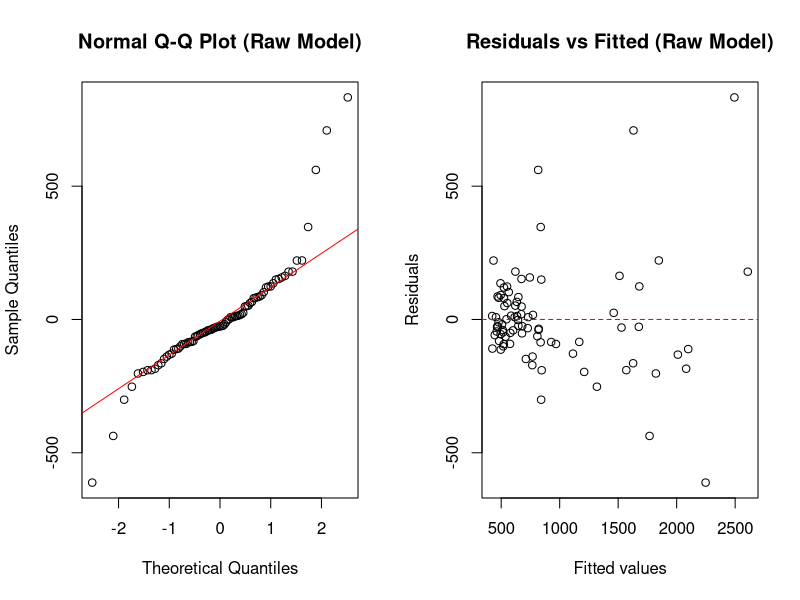
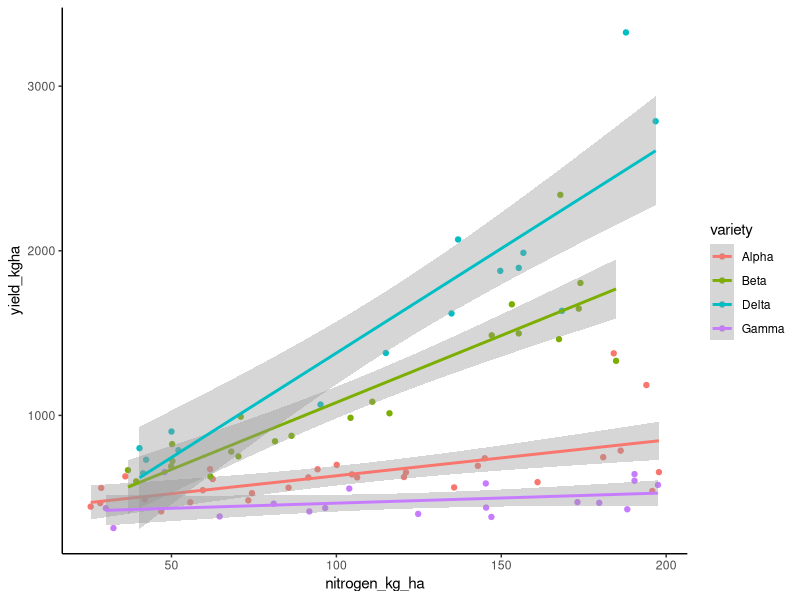
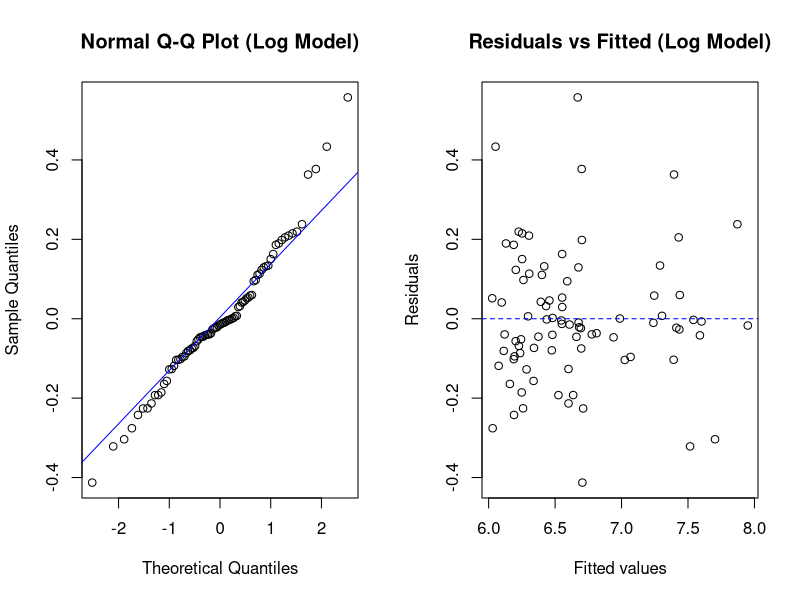
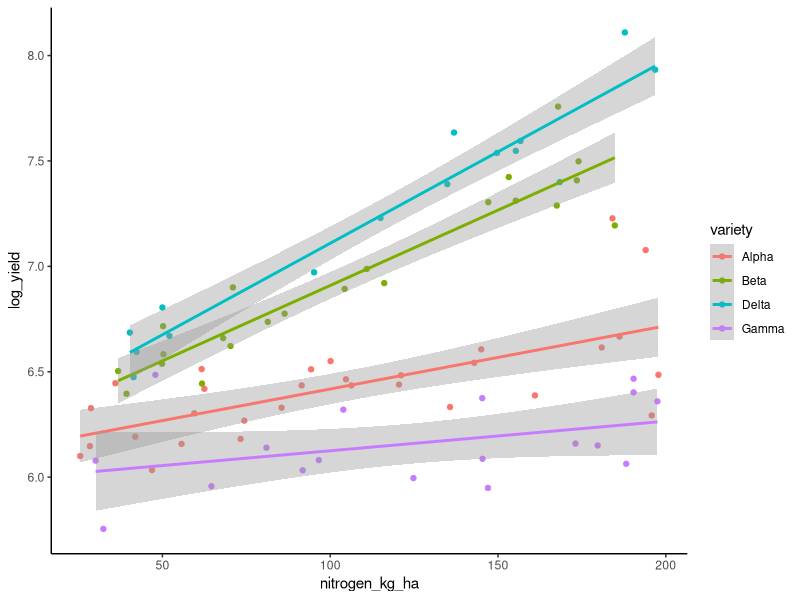
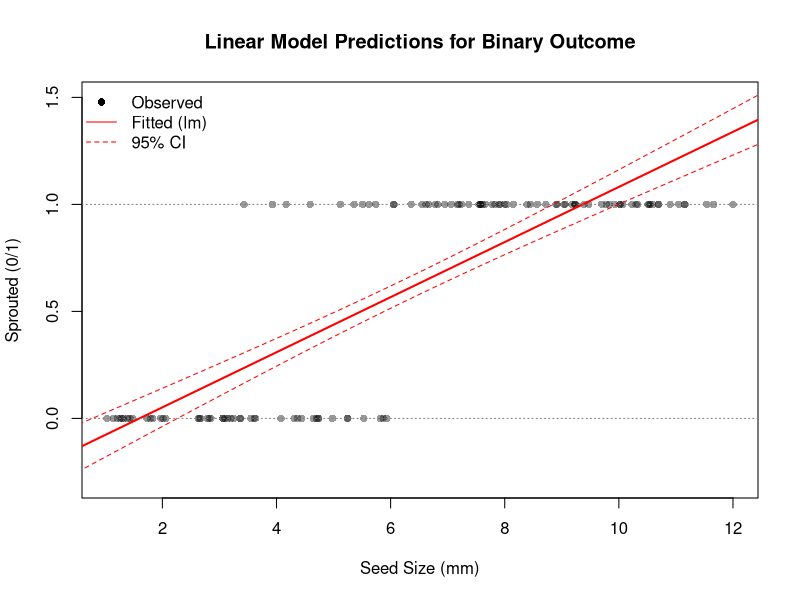
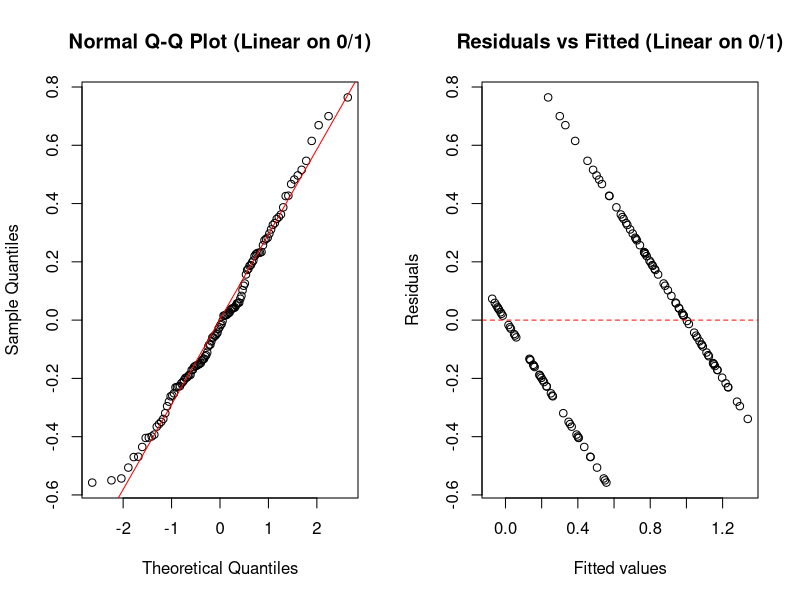

R code for these plots, in order:
## ---- chunk 1
# Load all required libraries up front
library(car)      # for Anova() Type II/III
library(ggplot2)  # for plotting
## ---- chunk 2
# Read the yield dataset
yield_data <- read.csv("yield_transform_dataset.csv")

# Make variety a factor
yield_data$variety <- as.factor(yield_data$variety)

# Quick look at the data
str(yield_data)
summary(yield_data)
## ---- chunk 3
# Fit a linear model on the RAW (untransformed) yield
raw_model <- lm(yield_kgha ~ nitrogen_kg_ha * variety, data = yield_data)
summary(raw_model)
## ---- chunk 4
# Side-by-side diagnostic plots
par(mfrow = c(1, 2))

# QQ plot — checks normality of residuals
qqnorm(resid(raw_model), main = "Normal Q-Q Plot (Raw Model)")
qqline(resid(raw_model), col = "red")

# Residuals vs Fitted — checks linearity & constant variance
plot(fitted(raw_model), resid(raw_model),
     xlab = "Fitted values", ylab = "Residuals",
     main = "Residuals vs Fitted (Raw Model)")
abline(h = 0, col = "red", lty = 2)

par(mfrow = c(1, 1))
## ---- chunk 5
library(ggplot2)
ggplot(yield_data, aes(nitrogen_kg_ha, yield_kgha, col=variety)) +
 geom_point() +
 stat_smooth(method = "lm", formula = y ~ x)+
theme_classic()
## ---- chunk 6
# Log-transform the response
yield_data$log_yield <- log(yield_data$yield_kgha)

# Re-fit the same model structure on log(yield)
log_model <- lm(log_yield ~ nitrogen_kg_ha * variety, data = yield_data)
summary(log_model)
## ---- chunk 7
par(mfrow = c(1, 2))

qqnorm(resid(log_model), main = "Normal Q-Q Plot (Log Model)")
qqline(resid(log_model), col = "blue")

plot(fitted(log_model), resid(log_model),
     xlab = "Fitted values", ylab = "Residuals",
     main = "Residuals vs Fitted (Log Model)")
abline(h = 0, col = "blue", lty = 2)

par(mfrow = c(1, 1))
## ---- chunk 8
library(ggplot2)
ggplot(yield_data, aes(nitrogen_kg_ha, log_yield, col=variety)) +
 geom_point() +
 stat_smooth(method = "lm", formula = y ~ x)+
theme_classic()
## ---- chunk 9
library(car)
# ------ Type I (sequential) SS ------
# Order of terms matters; results depend on which predictor is entered first.
cat("===== Type I SS (sequential) =====\n")
anova(log_model)

# ------ Type II SS ------
# Each main effect tested after the other main effect, ignoring the interaction.
cat("\n===== Type II SS =====\n")
Anova(log_model, type = "II")

# ------ Type III SS ------
# Each term tested after ALL other terms (including the interaction).
# Requires setting contrasts to sum-to-zero for valid results.
options(contrasts = c("contr.sum", "contr.poly"))
log_model_t3 <- lm(log_yield ~ nitrogen_kg_ha * variety, data = yield_data)
Anova(log_model_t3, type = "III")
## ---- chunk 10
# Read the sprouting dataset
sprout_data <- read.csv("seed_sprouting.csv")

# Quick look
str(sprout_data)
table(sprout_data$sprout)
## ---- chunk 11
# Fit a LINEAR model to the binary outcome — this is intentionally wrong!
wrong_model <- lm(sprout ~ seed_size_mm, data = sprout_data)
summary(wrong_model)
## ---- chunk 12
# Create a sequence of seed sizes for prediction
new_sizes <- data.frame(seed_size_mm = seq(0, 14, by = 0.1))

# Predict with 95% confidence interval
preds <- predict(wrong_model, newdata = new_sizes, interval = "confidence")
new_sizes <- cbind(new_sizes, preds)

# Plot the observed data and the linear predictions
plot(sprout_data$seed_size_mm, sprout_data$sprout,
     pch = 16, col = rgb(0, 0, 0, 0.4),
     xlab = "Seed Size (mm)", ylab = "Sprouted (0/1)",
     main = "Linear Model Predictions for Binary Outcome",
     ylim = c(-0.3, 1.5))

# Add the fitted line and confidence band
lines(new_sizes$seed_size_mm, new_sizes$fit, col = "red", lwd = 2)
lines(new_sizes$seed_size_mm, new_sizes$lwr, col = "red", lty = 2)
lines(new_sizes$seed_size_mm, new_sizes$upr, col = "red", lty = 2)

# Reference lines at 0 and 1
abline(h = 0, col = "grey50", lty = 3)
abline(h = 1, col = "grey50", lty = 3)

legend("topleft",
       legend = c("Observed", "Fitted (lm)", "95% CI"),
       pch = c(16, NA, NA), lty = c(NA, 1, 2), col = c("black", "red", "red"),
       bty = "n")
## ---- chunk 13
par(mfrow = c(1, 2))

qqnorm(resid(wrong_model), main = "Normal Q-Q Plot (Linear on 0/1)")
qqline(resid(wrong_model), col = "red")

plot(fitted(wrong_model), resid(wrong_model),
     xlab = "Fitted values", ylab = "Residuals",
     main = "Residuals vs Fitted (Linear on 0/1)")
abline(h = 0, col = "red", lty = 2)

par(mfrow = c(1, 1))
